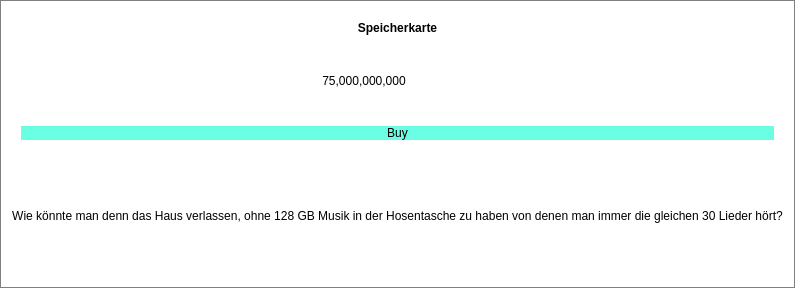
            <widget class="QFrame" name="upgradeFrameSmart_1">
             <property name="enabled">
              <bool>true</bool>
             </property>
             <property name="minimumSize">
              <size>
               <width>208</width>
               <height>288</height>
              </size>
             </property>
             <property name="acceptDrops">
              <bool>true</bool>
             </property>
             <property name="styleSheet">
              <string notr="true">background: white;
border: 1px solid grey;</string>
             </property>
             <property name="frameShape">
              <enum>QFrame::StyledPanel</enum>
             </property>
             <property name="frameShadow">
              <enum>QFrame::Raised</enum>
             </property>
             <property name="lineWidth">
              <number>3</number>
             </property>
             <layout class="QVBoxLayout" name="verticalLayout_54">
              <item>
               <widget class="QFrame" name="frame_62">
                <property name="styleSheet">
                 <string notr="true">border: 0px;</string>
                </property>
                <property name="frameShape">
                 <enum>QFrame::StyledPanel</enum>
                </property>
                <property name="frameShadow">
                 <enum>QFrame::Raised</enum>
                </property>
                <layout class="QVBoxLayout" name="verticalLayout_55">
                 <item>
                  <widget class="QLabel" name="upgradeNameSmart_1">
                   <property name="font">
                    <font>
                     <weight>75</weight>
                     <bold>true</bold>
                    </font>
                   </property>
                   <property name="text">
                    <string>Speicherkarte</string>
                   </property>
                   <property name="alignment">
                    <set>Qt::AlignCenter</set>
                   </property>
                  </widget>
                 </item>
                 <item>
                  <widget class="QFrame" name="frame_63">
                   <property name="frameShape">
                    <enum>QFrame::StyledPanel</enum>
                   </property>
                   <property name="frameShadow">
                    <enum>QFrame::Raised</enum>
                   </property>
                   <layout class="QHBoxLayout" name="horizontalLayout_38">
                    <item>
                     <widget class="QLabel" name="upgradeCostSmart_1">
                      <property name="text">
                       <string>75,000,000,000</string>
                      </property>
                      <property name="alignment">
                       <set>Qt::AlignCenter</set>
                      </property>
                     </widget>
                    </item>
                    <item>
                     <widget class="QLabel" name="upgradeImgSmart_1">
                      <property name="minimumSize">
                       <size>
                        <width>61</width>
                        <height>61</height>
                       </size>
                      </property>
                      <property name="maximumSize">
                       <size>
                        <width>61</width>
                        <height>61</height>
                       </size>
                      </property>
                      <property name="text">
                       <string/>
                      </property>
                      <property name="pixmap">
                       <pixmap resource="resources.qrc">:/images/u_smartphone_1.png</pixmap>
                      </property>
                      <property name="scaledContents">
                       <bool>true</bool>
                      </property>
                     </widget>
                    </item>
                   </layout>
                  </widget>
                 </item>
                 <item>
                  <widget class="QPushButton" name="buyUpgradeSmart_1">
                   <property name="minimumSize">
                    <size>
                     <width>80</width>
                     <height>0</height>
                    </size>
                   </property>
                   <property name="styleSheet">
                    <string notr="true">background:rgb(106, 255, 226);
font: 19pt &quot;Century Gothic&quot;;</string>
                   </property>
                   <property name="text">
                    <string>Buy</string>
                   </property>
                   <property name="default">
                    <bool>false</bool>
                   </property>
                  </widget>
                 </item>
                </layout>
               </widget>
              </item>
              <item>
               <widget class="QLabel" name="upgradeTextSmart_1">
                <property name="styleSheet">
                 <string notr="true">border: 0px;
</string>
                </property>
                <property name="text">
                 <string>Wie könnte man denn das Haus verlassen, ohne 128 GB Musik in der Hosentasche zu haben von denen man immer die gleichen 30 Lieder hört?</string>
                </property>
                <property name="alignment">
                 <set>Qt::AlignCenter</set>
                </property>
               </widget>
              </item>
             </layout>
            </widget>
